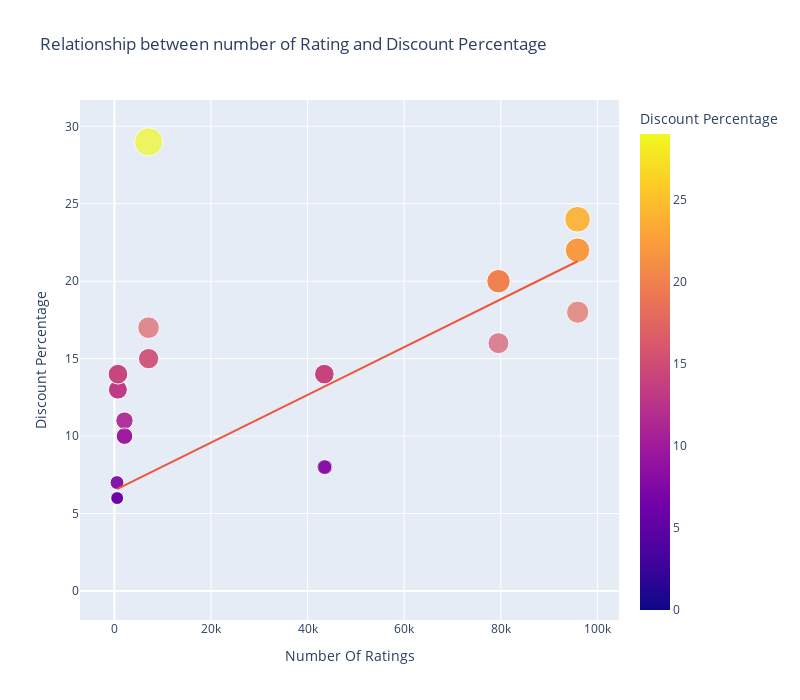

Notebook cell for this chart:
### Markdown cell above
# # Sales Price vs Number of Rating to find out about the sale price
fig = px.scatter(data_frame = df,x = "Number Of Ratings",y = "Sale Price", size = "Discount Percentage", 
                 title = "Relationship between Sale Price and number of Rating",trendline = "ols",color="Discount Percentage")
fig.update_layout(height = 700,width = 800)
fig.show()

### Code cell
# Relation between discount percentage and Number Of Ratings
fig = px.scatter(data_frame = df,x = "Number Of Ratings",y = "Discount Percentage", size = "Discount Percentage", 
                 title = "Relationship between number of Rating and Discount Percentage",trendline = "ols",color="Discount Percentage")
fig.update_layout(height = 700,width = 800)
fig.show()

### Figure 1 — Plotly figure (JSON) as saved in the notebook; plotly's stock layout.template omitted (floating-point values rounded to 4 significant figures)
{"data": [{"hovertemplate": "Number Of Ratings=%{x}<br>Discount Percentage=%{marker.color}<extra></extra>", "legendgroup": "", "marker": {"color": [0, 0, 0, 0, 0, 0, 0, 0, 0, 20, 16, 20, 20, 20, 0, 0, 0, 0, 29, 15, 0, 15, 17, 18, 6, 6, 13, 6, 14, 10, 7, 6, 6, 13, 13, 10, 10, 6, 14, 6, 10, 6, 11, 11, 10, 14, 7, 6, 6, 6, 8, 8, 24, 22, 22, 22, 8, 24, 14, 14, 14, 14], "coloraxis": "coloraxis", "size": [0, 0, 0, 0, 0, 0, 0, 0, 0, 20, 16, 20, 20, 20, 0, 0, 0, 0, 29, 15, 0, 15, 17, 18, 6, 6, 13, 6, 14, 10, 7, 6, 6, 13, 13, 10, 10, 6, 14, 6, 10, 6, 11, 11, 10, 14, 7, 6, 6, 6, 8, 8, 24, 22, 22, 22, 8, 24, 14, 14, 14, 14], "sizemode": "area", "sizeref": 0.0725, "symbol": "circle"}, "mode": "markers", "name": "", "orientation": "v", "showlegend": false, "type": "scatter", "x": [3431, 3431, 3431, 11202, 11202, 3431, 3431, 11202, 1454, 79512, 79512, 79582, 79512, 79512, 1078, 1078, 1078, 1078, 7088, 7088, 1078, 7088, 7081, 95909, 542, 580, 740, 545, 740, 2101, 545, 580, 580, 730, 730, 2101, 2101, 580, 740, 580, 2092, 545, 2101, 2092, 2101, 740, 545, 580, 580, 580, 43707, 43707, 95807, 95909, 95807, 95909, 43470, 95909, 43470, 43470, 43470, 43470], "xaxis": "x", "y": [0, 0, 0, 0, 0, 0, 0, 0, 0, 20, 16, 20, 20, 20, 0, 0, 0, 0, 29, 15, 0, 15, 17, 18, 6, 6, 13, 6, 14, 10, 7, 6, 6, 13, 13, 10, 10, 6, 14, 6, 10, 6, 11, 11, 10, 14, 7, 6, 6, 6, 8, 8, 24, 22, 22, 22, 8, 24, 14, 14, 14, 14], "yaxis": "y"}, {"hovertemplate": "<b>OLS trendline</b><br>Discount Percentage = 0.000154292 * Number Of Ratings + 6.49233<br>R<sup>2</sup>=0.468988<br><br>Number Of Ratings=%{x}<br>Discount Percentage=%{y} <b>(trend)</b><extra></extra>", "legendgroup": "", "marker": {"symbol": "circle"}, "mode": "lines", "name": "", "showlegend": false, "type": "scatter", "x": [542, 545, 545, 545, 545, 580, 580, 580, 580, 580, 580, 580, 580, 730, 730, 740, 740, 740, 740, 1078, 1078, 1078, 1078, 1078, 1454, 2092, 2092, 2101, 2101, 2101, 2101, 2101, 3431, 3431, 3431, 3431, 3431, 7081, 7088, 7088, 7088, 11202, 11202, 11202, 43470, 43470, 43470, 43470, 43470, 43707, 43707, 79512, 79512, 79512, 79512, 79582, 95807, 95807, 95909, 95909, 95909, 95909], "xaxis": "x", "y": [6.576, 6.576, 6.576, 6.576, 6.576, 6.582, 6.582, 6.582, 6.582, 6.582, 6.582, 6.582, 6.582, 6.605, 6.605, 6.607, 6.607, 6.607, 6.607, 6.659, 6.659, 6.659, 6.659, 6.659, 6.717, 6.815, 6.815, 6.816, 6.816, 6.816, 6.816, 6.816, 7.022, 7.022, 7.022, 7.022, 7.022, 7.585, 7.586, 7.586, 7.586, 8.221, 8.221, 8.221, 13.2, 13.2, 13.2, 13.2, 13.2, 13.24, 13.24, 18.76, 18.76, 18.76, 18.76, 18.77, 21.27, 21.27, 21.29, 21.29, 21.29, 21.29], "yaxis": "y"}], "layout": {"coloraxis": {"colorbar": {"title": {"text": "Discount Percentage"}}, "colorscale": [[0, "#0d0887"], [0.1111, "#46039f"], [0.2222, "#7201a8"], [0.3333, "#9c179e"], [0.4444, "#bd3786"], [0.5556, "#d8576b"], [0.6667, "#ed7953"], [0.7778, "#fb9f3a"], [0.8889, "#fdca26"], [1, "#f0f921"]]}, "height": 700, "legend": {"itemsizing": "constant", "tracegroupgap": 0}, "title": {"text": "Relationship between number of Rating and Discount Percentage"}, "width": 800, "xaxis": {"anchor": "y", "autorange": true, "domain": [0, 1], "range": [-7144.0, 104500.0], "title": {"text": "Number Of Ratings"}, "type": "linear"}, "yaxis": {"anchor": "x", "autorange": true, "domain": [0, 1], "range": [-1.872, 31.7], "title": {"text": "Discount Percentage"}, "type": "linear"}}}
